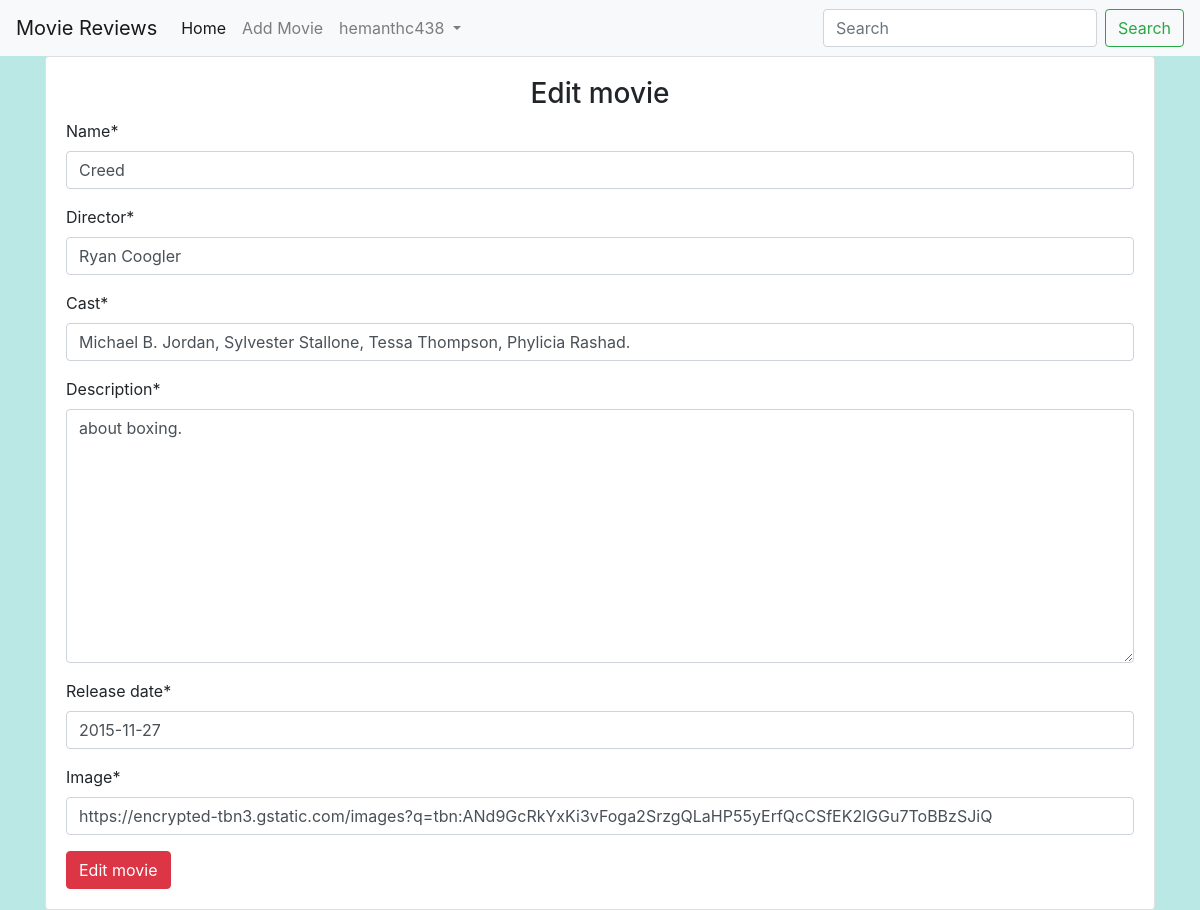
Page /editmovies/15/ (signed in) on the committed database.
### main/models.py (models this page shows, shortened)
class Movie(models.Model):
    name=models.CharField(max_length=300)
    director=models.CharField(max_length=300)
    cast=models.CharField(max_length=600)
    description=models.TextField(max_length=5000)
    release_date=models.DateField()
    avRating=models.FloatField(default=0)
    image=models.URLField(default=None,null=True)

### main/views.py (the view)
# urls.py: path('editmovies/<int:id>/', views.edit_movies, name="edit_movies"),
def edit_movies(request, id):
    if request.user.is_authenticated:
        if request.user.is_superuser:
            movie=Movie.objects.get(id=id)
            if(request.method=="POST"):
                form=MovieForm(request.POST or None, instance=movie)
                if form.is_valid():
                    data=form.save(commit=False)
                    data.save()
                    return redirect("main:detail", id)
            else:
                form=MovieForm(instance=movie)
            return render(request, 'main/addmovies.html', {"form": form, "controller":"Edit movie"})
        else:
            return redirect("main:home")
    return redirect("accounts:login")

### main/forms.py
class MovieForm(forms.ModelForm):
    class Meta:
        model=Movie
        fields=('name','director','cast','description','release_date','image')

### main/templates/main/addmovies.html (shortened to what this page needs)
{% extends 'main/base.html' %}
{% load crispy_forms_tags %}
{% block content %}
<div class="container">
    <div class="card">
        <div class="card-body">
            <h3 class="text-center">{{controller}}</h3>
            <form action="" method="POST">
                {{ form | crispy}}
                <input type="submit" value="{{ controller }}" class= "btn btn-danger">
            </form>
        </div>
    </div>
</div>
{% endblock %}

### main/templates/main/base.html (shortened to what this page needs)
<!doctype html>
<html lang="en">
  <head>
    <link rel="stylesheet" href="https://maxcdn.bootstrapcdn.com/bootstrap/4.0.0/css/bootstrap.min.css">
    {% load static %}
    <link rel="stylesheet" href="{% static 'css/main.css' %}">
  </head>
  <body>
    <nav class="navbar navbar-expand-lg navbar-light bg-light">
        <a class="navbar-brand" href="#">Movie Reviews</a>
        <div class="collapse navbar-collapse" id="navbarSupportedContent">
          <ul class="navbar-nav mr-auto">
            {% if user.is_authenticated %}
            <li class="nav-item active">
              <a class="nav-link" href="{% url 'main:home' %}">Home <span class="sr-only">(current)</span></a>
            </li>
            {% if request.user.is_superuser %}
            <li class="nav-item">
              <a class="nav-link" href="{% url 'main:add_movies' %}">Add Movie</a>
            </li>
            {%endif%}
            <li class="nav-item dropdown">
              <a class="nav-link dropdown-toggle" href="#" id="navbarDropdown" role="button" data-toggle="dropdown" aria-haspopup="true" aria-expanded="false">
                {{ user.username }}
              </a>
            </li>
            {%endif%}
          </ul>
          <form class="form-inline my-2 my-lg-0" method="GET" action="{% url 'main:home' %}">
            <input class="form-control mr-sm-2" type="search" placeholder="Search" aria-label="Search" name="title">
            <button class="btn btn-outline-success my-2 my-sm-0" type="submit">Search</button>
          </form>
        </div>
      </nav>
    {% block content %}
    {% endblock %}
  </body>
</html>

### main/static/css/main.css (style rules this page uses)
body { background-color: #bae8e5 }

### rows in the picture
Movie: name "Creed", director "Ryan Coogler", cast "Michael B. Jordan, Sylvester Stallone, Tessa Thompson, Phylicia Rashad.", description "about boxing.", release_date "2015-11-27", image "https://encrypted-tbn3.gstatic.com/images?q=tbn:ANd9GcRkYxKi3vFoga2SrzgQLaHP55yErfQcCSfEK2lGGu7ToBBzSJiQ"

### other values in the picture
{{ user.username }} "hemanthc438"
{{ controller }} "Edit movie"
